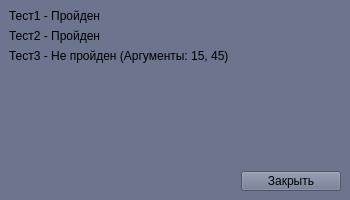
<?xml version="1.0" encoding="UTF-8"?>
<ui version="4.0">
 <class>MainWindow</class>
 <widget class="QMainWindow" name="MainWindow">
  <property name="geometry">
   <rect>
    <x>0</x>
    <y>0</y>
    <width>350</width>
    <height>200</height>
   </rect>
  </property>
  <property name="windowTitle">
   <string>MainWindow</string>
  </property>
  <property name="styleSheet">
   <string notr="true">background: #6c758d;</string>
  </property>
  <widget class="QWidget" name="centralwidget">
   <layout class="QVBoxLayout" name="verticalLayout">
    <item>
     <widget class="QLabel" name="label">
      <property name="minimumSize">
       <size>
        <width>0</width>
        <height>0</height>
       </size>
      </property>
      <property name="maximumSize">
       <size>
        <width>16777215</width>
        <height>30</height>
       </size>
      </property>
      <property name="text">
       <string>Тест1 - Пройден</string>
      </property>
     </widget>
    </item>
    <item>
     <widget class="QLabel" name="label_2">
      <property name="maximumSize">
       <size>
        <width>16777215</width>
        <height>30</height>
       </size>
      </property>
      <property name="text">
       <string>Тест2 - Пройден</string>
      </property>
     </widget>
    </item>
    <item>
     <widget class="QLabel" name="label_3">
      <property name="maximumSize">
       <size>
        <width>16777215</width>
        <height>30</height>
       </size>
      </property>
      <property name="text">
       <string>Тест3 - Не пройден (Аргументы: 15, 45)</string>
      </property>
     </widget>
    </item>
    <item>
     <spacer name="verticalSpacer">
      <property name="orientation">
       <enum>Qt::Vertical</enum>
      </property>
      <property name="sizeHint" stdset="0">
       <size>
        <width>20</width>
        <height>40</height>
       </size>
      </property>
     </spacer>
    </item>
    <item>
     <layout class="QHBoxLayout" name="horizontalLayout">
      <item>
       <spacer name="horizontalSpacer">
        <property name="orientation">
         <enum>Qt::Horizontal</enum>
        </property>
        <property name="sizeHint" stdset="0">
         <size>
          <width>40</width>
          <height>20</height>
         </size>
        </property>
       </spacer>
      </item>
      <item>
       <widget class="QPushButton" name="pushButton">
        <property name="minimumSize">
         <size>
          <width>100</width>
          <height>20</height>
         </size>
        </property>
        <property name="maximumSize">
         <size>
          <width>100</width>
          <height>20</height>
         </size>
        </property>
        <property name="text">
         <string>Закрыть</string>
        </property>
       </widget>
      </item>
     </layout>
    </item>
   </layout>
  </widget>
 </widget>
 <resources/>
 <connections/>
</ui>
